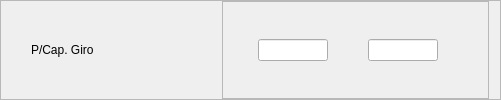
              <widget class="QFrame" name="fP_Cap">
               <property name="frameShape">
                <enum>QFrame::StyledPanel</enum>
               </property>
               <property name="frameShadow">
                <enum>QFrame::Raised</enum>
               </property>
               <layout class="QHBoxLayout" name="horizontalLayout_74">
                <property name="leftMargin">
                 <number>30</number>
                </property>
                <property name="topMargin">
                 <number>0</number>
                </property>
                <property name="bottomMargin">
                 <number>0</number>
                </property>
                <item>
                 <widget class="QLabel" name="label_49">
                  <property name="minimumSize">
                   <size>
                    <width>185</width>
                    <height>0</height>
                   </size>
                  </property>
                  <property name="maximumSize">
                   <size>
                    <width>185</width>
                    <height>150</height>
                   </size>
                  </property>
                  <property name="styleSheet">
                   <string notr="true">font: 14pt &quot;Segoe UI&quot;;</string>
                  </property>
                  <property name="text">
                   <string>P/Cap. Giro</string>
                  </property>
                  <property name="alignment">
                   <set>Qt::AlignLeading|Qt::AlignLeft|Qt::AlignVCenter</set>
                  </property>
                 </widget>
                </item>
                <item>
                 <widget class="QFrame" name="frame_56">
                  <property name="frameShape">
                   <enum>QFrame::StyledPanel</enum>
                  </property>
                  <property name="frameShadow">
                   <enum>QFrame::Raised</enum>
                  </property>
                  <layout class="QHBoxLayout" name="horizontalLayout_75">
                   <property name="spacing">
                    <number>0</number>
                   </property>
                   <property name="leftMargin">
                    <number>35</number>
                   </property>
                   <property name="topMargin">
                    <number>0</number>
                   </property>
                   <property name="rightMargin">
                    <number>50</number>
                   </property>
                   <property name="bottomMargin">
                    <number>0</number>
                   </property>
                   <item>
                    <widget class="QLineEdit" name="lineEdit_87">
                     <property name="maximumSize">
                      <size>
                       <width>70</width>
                       <height>16777215</height>
                      </size>
                     </property>
                    </widget>
                   </item>
                   <item>
                    <spacer name="horizontalSpacer_36">
                     <property name="orientation">
                      <enum>Qt::Horizontal</enum>
                     </property>
                     <property name="sizeType">
                      <enum>QSizePolicy::Expanding</enum>
                     </property>
                     <property name="sizeHint" stdset="0">
                      <size>
                       <width>40</width>
                       <height>20</height>
                      </size>
                     </property>
                    </spacer>
                   </item>
                   <item>
                    <widget class="QLineEdit" name="lineEdit_88">
                     <property name="maximumSize">
                      <size>
                       <width>70</width>
                       <height>16777215</height>
                      </size>
                     </property>
                    </widget>
                   </item>
                  </layout>
                 </widget>
                </item>
               </layout>
              </widget>
